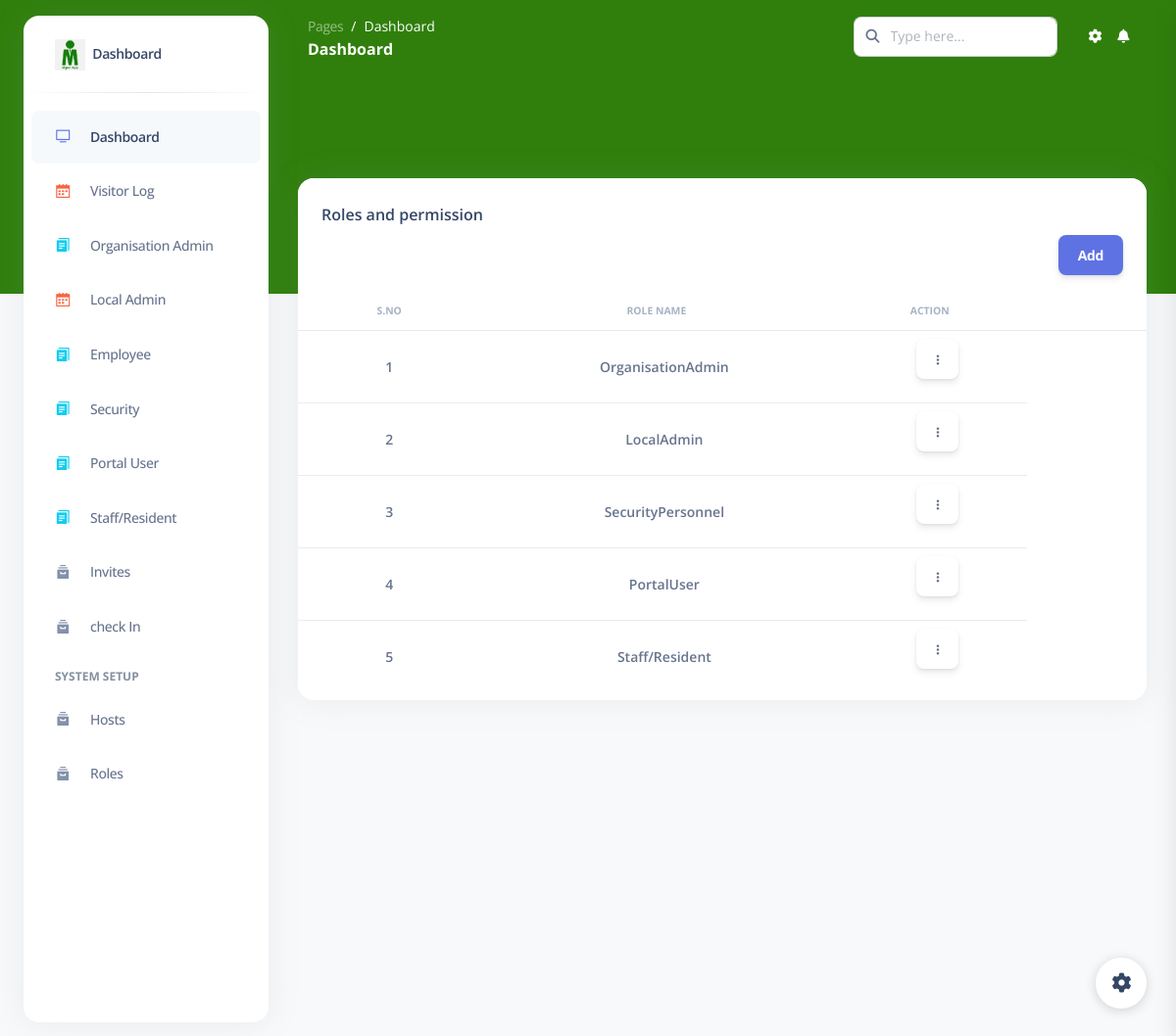
/roles, run on the app's committed database.
### subapp/models.py (models this page shows, shortened)
class Roles(models.Model):
    role_name=models.CharField(max_length=100)
    created_at = models.DateTimeField(auto_now_add=True)
    updated_at = models.DateTimeField(auto_now=True)

### subapp/views.py (the view)
# urls.py: path('roles', views.roles,name='roles'),
def roles(request):
    records = Roles.objects.all()
    context = {"roles_records": "active", "records": records}
    return render(request, "mgeni/roles.html", context)

### subapp/templates/mgeni/roles.html (shortened to what this page needs)
{% extends 'base.html' %}
{% block body_block %}
{% load static %}
<br><br><br>
<div class="row" style="padding: 30px;">
    <div class="col-12">
      <div class="card mb-4">
        <div class="card-header pb-0">
          <h6>Roles and permission</h6>
          <a href="{% url 'add_roles' %}">
          <button style="float: right;" type="button" class="btn btn-primary">
            Add
          </button></a>
        </div>
        <div class="card-body px-0 pt-0 pb-2">
          <div class="table-responsive p-0">
            <table class="table align-items-center justify-content-center mb-0">
              <thead>
                <tr>
                  <th class="text-uppercase text-secondary text-xxs font-weight-bolder opacity-7">S.no</th>
                  <th class="text-uppercase text-secondary text-xxs font-weight-bolder opacity-7 ps-2">Role Name</th>
                  <th class="text-uppercase text-secondary text-xxs font-weight-bolder text-center opacity-7 ps-2">Action</th>
                  <th></th>
                </tr>
              </thead>
              <tbody>
                {% for data in records %}
                <tr>
                    <td>
                        <p class="text-sm font-weight-bold mb-0">{{forloop.counter}}</p>
                      </td>
                  <td>
                    <p class="text-sm font-weight-bold mb-0">{{data.role_name}}</p>
                  </td>
                  <td >
                    <div class="dropdown">
                        <button class="btn " type="button" id="dropdownMenuButton1" data-bs-toggle="dropdown" aria-expanded="false">
                            <i class="fa fa-ellipsis-v text-xs"></i>
                        </button>
                      </div>
                  </td>
                </tr>
                {% endfor %}
              </tbody>
            </table>
          </div>
        </div>
      </div>
    </div>
  </div>
{% endblock %}

### subapp/templates/mgeni/roles.html (style rules this page uses)
td,th { text-align: center; }

### data on the page
Roles: role_name "OrganisationAdmin"
Roles: role_name "LocalAdmin"
Roles: role_name "SecurityPersonnel"
Roles: role_name "PortalUser"
Roles: role_name "Staff/Resident"
